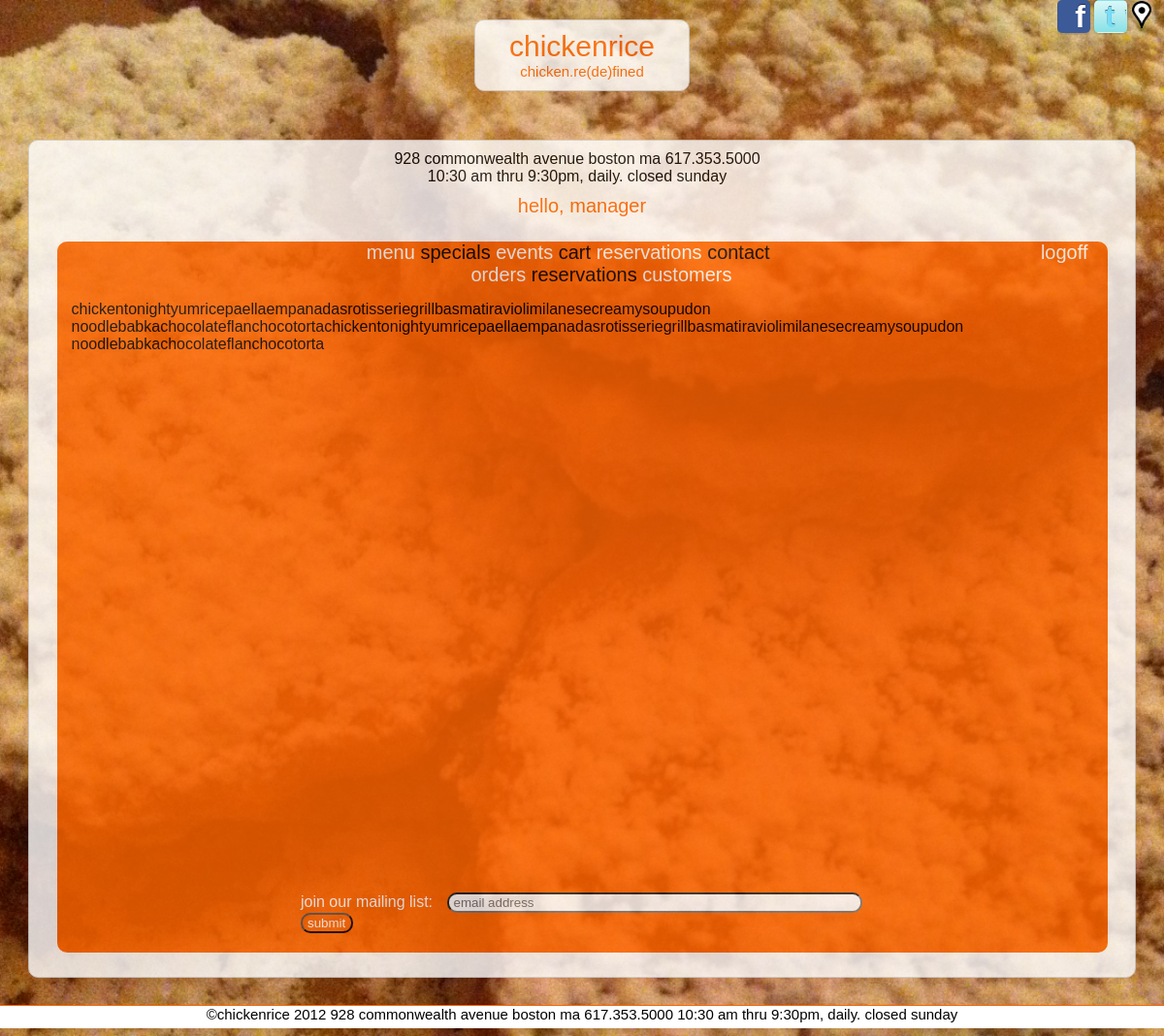
The app's page /home/index.php (signed in) with its own data.
### tables this page shows
CREATE TABLE IF NOT EXISTS `keyword` (
  `id` int(10) NOT NULL AUTO_INCREMENT,
  `keyword` varchar(25) NOT NULL,
  `weight` int(2) NOT NULL,
  PRIMARY KEY (`id`),
  UNIQUE KEY `keyword` (`keyword`)
);

### model/database.php (called while the page is built, shortened)
<?php
class Database {
	private static $dsn = 'mysql:host=localhost;dbname=chickenrice';
	private static $username = 'chickenrice';
	private static $password = 'password';
	private static $db;
	public static function getDB () {
		if (!isset(self::$db)) {
			try {
				self::$db = new PDO(self::$dsn,
						self::$username,
						self::$password);
			} catch (PDOException $e) {
				$error_message = $e->getMessage();
				include('../errors/database_error.php');
				exit();
			}
		}
		return self::$db;
	}
}
?>

### model/keyword.php (called while the page is built, shortened)
<?php
class Keyword {
	private $keyword;
	private $weight;
	public function getKeyword(){
		return $this->keyword;
	}
	public function getWeight(){
		$weight = $this->weight;
		if ($weight==0){
			$weight = rand(1, 24);
		}
		return $weight;
	}
	public function init($row){
		$this->keyword=$row['keyword'];
		$this->weight=$row['weight'];
	}
	public static function loadAll($db){
		$statement= $db->prepare('select * from keyword');
		$statement->execute();
		$rows = $statement->fetchAll();
		$list=array();
		foreach($rows as $row){
			$d = new Keyword($db);
			$d->init($row);
			array_push($list,$d);
		}
		return $list;
	}
}
?>

### home/home.php (the view, shortened to what this page needs)
<?php
include('../include/homeheader.php');
?>
<?php include('../include/body.php');?>
<div id="wordcloud">
<?php
	if (isset($keywords)){
		foreach ($keywords as $keyword){
			$weight = $keyword->getWeight();
			$word = $keyword->getKeyword();
			echo "<span data-weight=\"$weight\">$word</span>";
		}
		foreach ($keywords as $keyword){
			$weight = $keyword->getWeight();
			$word = $keyword->getKeyword();
			echo "<span data-weight=\"$weight\">$word</span>";
		}
	}
?>
</div>
<form name="mailinglist" action="../controller/addemailaddress.php" method="post">
	<div id="mailinglist">
		<label for="emailaddress">join our mailing list:</label> <input
			type="email" name="email" id="email" placeholder="email address" size="50">
		<input type="button" value="submit" id="submitmailinglist">
	</div>
</form>
<?php include('../include/footer.php') ?>

### css/styles.css (style rules this page uses)
* { font-family: Arial, sans-serif; }
html { height: 100%; }
body { background-color: #000000; margin: 0; height: 100%; min-height: 100%; padding-bottom: 18px; scrollbar-base-color: #FF6600; scrollbar-arrow-color: #FF6600; scrollbar-DarkShadow-Color: #FF6600; background: url("img/bg/bg-01.jpg") no-repeat fixed center center; filter: progid:DXImageTransform.Microsoft.AlphaImageLoader(src="img/bg/bg-01.jpg", sizingMethod="scale" ); -webkit-background-size: cover; -moz-background-size: cover; -o-background-size: cover; background-size: cover; scrollbar-arrow-color: #FF6600; scrollbar-DarkShadow-Color: #FF6600; }
input { background-color: #FF6600; color: #FFFFFF; padding-left: 5px; }
label { padding-right: 10px; color: #FFFFFF; }
select,input,#innerframe,#outerframe,#logo,textarea,fieldset, #cartcount, .menuimage { -webkit-border-radius: 10px; -moz-border-radius: 10px; -khtml-border-radius: 10px; border-radius: 10px; }
#wordcloud { border: 0; height: 600px; width: 100%; margin: auto; }
input,select,option,textarea { background-color: #FFFFFF; color: #FF6600; }
input[type="submit"],input[type="reset"],input[type="button"] { background-color: #FF6600; color: #FFFFFF; }
form[name="mailinglist"] { margin-left: auto; margin-right: auto; padding: 10px; width: 100%; }
#mailinglist { width: 600px; margin-left: auto; margin-right: auto; margin-left: auto; }

### records on screen
keyword: keyword "chicken"
keyword: keyword "tonight"
keyword: keyword "yum"
keyword: keyword "rice"
keyword: keyword "paella"
keyword: keyword "empanadas"
keyword: keyword "rotisserie"
keyword: keyword "grill"
keyword: keyword "basmati"
keyword: keyword "ravioli"
keyword: keyword "milanese"
keyword: keyword "creamy"
keyword: keyword "soup"
keyword: keyword "udon noodle"
keyword: keyword "babka"
keyword: keyword "chocolate"
keyword: keyword "flan"
keyword: keyword "chocotorta"

### other values on screen
$firstName "manager"
